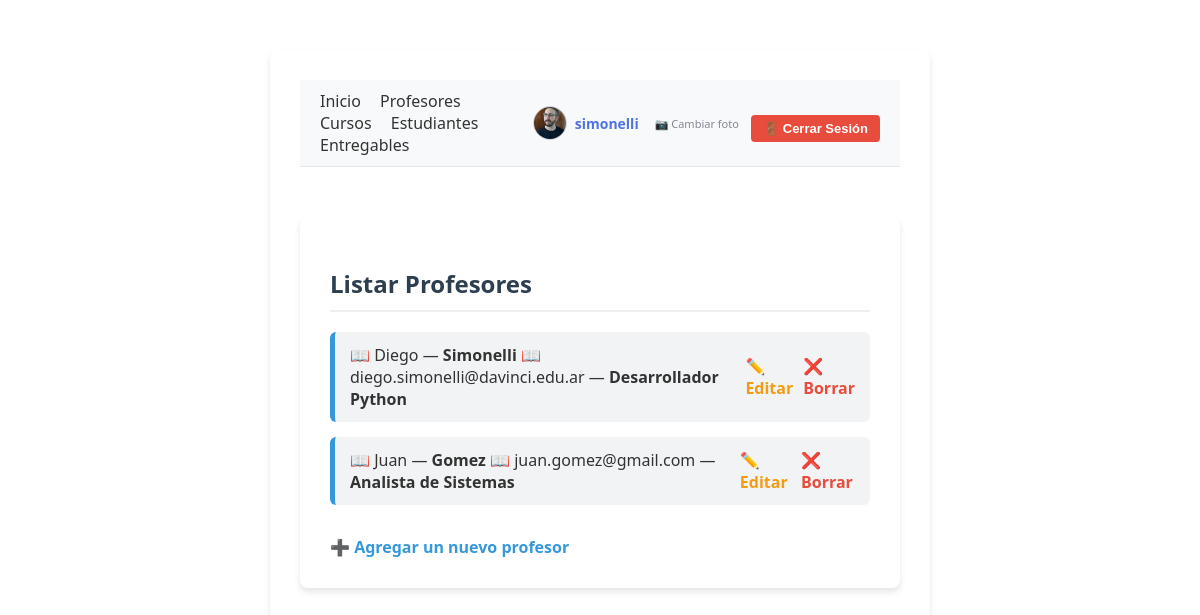
Screenshot of /app/profesores/ (signed in) with the database file from the repository.
### app/models.py (models this page shows, shortened)
class Avatar(models.Model):
  user = models.OneToOneField(
      User, on_delete=models.CASCADE, related_name='avatar'
  )
  imagen = models.ImageField(upload_to='avatares', null=True, blank=True)

class Profesor(models.Model):
    nombre=models.CharField(max_length=40)
    apellido=models.CharField(max_length=40)
    email=models.EmailField()
    profesion=models.CharField(max_length=40)
    class Meta:
        verbose_name_plural = "Profesores"

### app/views.py (the view)
# urls.py: path('profesores/', ProfesoresView.as_view(),name="profesores"),
class ProfesoresView(LoginRequiredMixin,View):
    def get(self,request):
        contexto=dict(titulo="Profesores",mensaje="Esta es la pagina de inicio de Profesores",profesores=Profesor.objects.all())
        return render(request,"lista_profesores.html",contexto)

### app/templates/lista_profesores.html
{% extends "base.html" %} {% block titulo %}Listado de Cursos{% endblock titulo%} {% block body %}
<div class="container-box">
  <h2>Listar Profesores</h2>
  <ul>
    {% for curso in profesores %}
    <li
      style="
        display: flex;
        justify-content: space-between;
        align-items: center;
        margin-bottom: 15px;
      "
    >
      <div>
        <span>📖 {{ curso.nombre }}</span> —
        <strong>{{ curso.apellido }}</strong>
         <span>📖 {{ curso.email }}</span> —
        <strong> {{ curso.profesion }}</strong>
      </div>
      <div style="display: flex; gap: 10px">
        <a
          href="{% url 'editar_profesor' curso.id %}"
          style="color: #f39c12; text-decoration: none; font-weight: bold"
          >✏️ Editar</a
        >
        <a
          href="{% url 'borrar_profesor' curso.id %}"
          style="color: #e74c3c; text-decoration: none; font-weight: bold"
          >❌ Borrar</a
        >
      </div>
    </li>
    {% empty %}
    <li>No hay profesores disponibles actualmente.</li>
    {% endfor %}
  </ul>
  <a href="{% url 'crear_profesor' %}" class="btn-link">➕ Agregar un nuevo profesor</a>
</div>
{% endblock body %}

### app/templates/base.html (shortened to what this page needs)
<!doctype html>
<html lang="es">
  <head>
    {% load static %}
    <link rel="stylesheet" href="{% static 'css/styles.css' %}" />
  </head>
  <body class="container-box">
  <nav style="display: flex; justify-content: space-between; align-items: center; padding: 10px 20px; background-color: #f8f9fa; border-bottom: 1px solid #e3e6f0; margin-bottom: 20px;">
    <div>
        <a href="{% url 'home' %}" style="margin-right: 15px; text-decoration: none; color: #333;">Inicio</a>
        <a href="{% url 'profesores' %}" style="margin-right: 15px; text-decoration: none; color: #333;">Profesores</a>
        <a href="{% url 'cursos' %}" style="margin-right: 15px; text-decoration: none; color: #333;">Cursos</a>
        <a href="{% url 'estudiantes' %}" style="margin-right: 15px; text-decoration: none; color: #333;">Estudiantes</a>
        <a href="{% url 'entregables' %}" style="margin-right: 15px; text-decoration: none; color: #333;">Entregables</a>
    </div>
   <div style="display: flex; align-items: center; gap: 12px;">
    {% if user.is_authenticated %}
        <div style="display: flex; align-items: center; gap: 8px;">
            {% if user.avatar and user.avatar.imagen %}
                <img src="{{ user.avatar.imagen.url }}" alt="Avatar" style="width: 32px; height: 32px; border-radius: 50%; object-fit: cover; border: 1px solid #d1d3e2;">
            {% else %}
                <span style="font-size: 20px; line-height: 1;">👤</span>
            {% endif %}
            <span style="color: #4e73df; font-weight: bold; font-size: 14px;">{{ user.username }}</span>
        </div>
        <a href="{% url 'agregar_avatar' %}" style="text-decoration: none; font-size: 11px; color: #858796; white-space: nowrap; margin-left: 4px;">📷 Cambiar foto</a>
        <form action="{% url 'logout' %}" method="POST" style="margin: 0; display: flex; align-items: center;">
            <button type="submit" style="background-color: #e74c3c; color: white; border: none; padding: 6px 12px; cursor: pointer; font-weight: bold; border-radius: 4px; font-size: 13px; white-space: nowrap;">
                🚪 Cerrar Sesión
            </button>
        </form>
    {% endif %}
</div>
</nav>
    {% block body %}{% endblock body %}
  </body>
</html>

### app/static/css/styles.css (style rules this page uses)
body { font-family: 'Segoe UI', Tahoma, Geneva, Verdana, sans-serif; background-color: #f8f9fa; color: #333; margin: 0; padding: 0; }
.container-box { max-width: 600px; margin: 50px auto; background: #ffffff; padding: 30px; border-radius: 8px; box-shadow: 0 4px 6px rgba(0, 0, 0, 0.1); }
h2 { color: #2c3e50; margin-bottom: 20px; border-bottom: 2px solid #eee; padding-bottom: 10px; }
ul { list-style: none; padding: 0; }
li { background: #f1f3f5; margin-bottom: 10px; padding: 12px 15px; border-radius: 6px; font-size: 16px; font-weight: 500; display: flex; justify-content: space-between; border-left: 5px solid #3498db; }
.btn-link { display: inline-block; margin-top: 15px; color: #3498db; text-decoration: none; font-weight: 600; }
button[type="submit"] { background-color: #2ecc71; color: white; border: none; padding: 12px 20px; font-size: 16px; font-weight: bold; border-radius: 4px; cursor: pointer; width: 100%; margin-top: 10px; transition: background 0.2s; }

### rows the page displays
Profesor: nombre "Diego", apellido "Simonelli", email "diego.simonelli@davinci.edu.ar", profesion "Desarrollador Python"
Profesor: nombre "Juan", apellido "Gomez", email "juan.gomez@gmail.com", profesion "Analista de Sistemas"

### other values shown
{{ user.username }} "simonelli"
